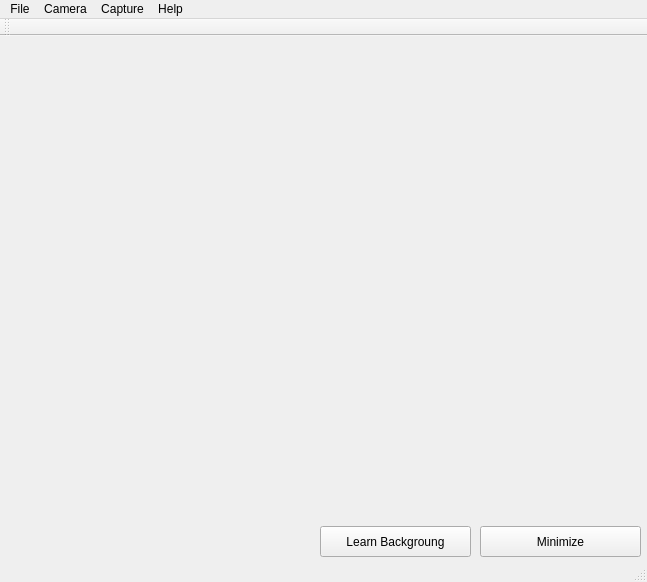
<?xml version="1.0" encoding="UTF-8"?>
<ui version="4.0">
 <class>MainWindow</class>
 <widget class="QMainWindow" name="MainWindow">
  <property name="geometry">
   <rect>
    <x>0</x>
    <y>0</y>
    <width>647</width>
    <height>582</height>
   </rect>
  </property>
  <property name="windowTitle">
   <string>MainWindow</string>
  </property>
  <widget class="QWidget" name="centralWidget">
   <property name="sizePolicy">
    <sizepolicy hsizetype="Preferred" vsizetype="Preferred">
     <horstretch>0</horstretch>
     <verstretch>0</verstretch>
    </sizepolicy>
   </property>
   <widget class="QWidget" name="cameraContainer" native="true">
    <property name="geometry">
     <rect>
      <x>0</x>
      <y>0</y>
      <width>640</width>
      <height>480</height>
     </rect>
    </property>
   </widget>
   <widget class="QPushButton" name="exeButton">
    <property name="geometry">
     <rect>
      <x>480</x>
      <y>490</y>
      <width>161</width>
      <height>31</height>
     </rect>
    </property>
    <property name="text">
     <string>Minimize</string>
    </property>
   </widget>
   <widget class="QPushButton" name="learningButton">
    <property name="geometry">
     <rect>
      <x>320</x>
      <y>490</y>
      <width>151</width>
      <height>31</height>
     </rect>
    </property>
    <property name="text">
     <string>Learn Backgroung</string>
    </property>
   </widget>
  </widget>
  <widget class="QMenuBar" name="menuBar">
   <property name="geometry">
    <rect>
     <x>0</x>
     <y>0</y>
     <width>647</width>
     <height>23</height>
    </rect>
   </property>
   <widget class="QMenu" name="menuArchivo">
    <property name="title">
     <string>File</string>
    </property>
    <addaction name="actionSalir"/>
   </widget>
   <widget class="QMenu" name="menuCamara">
    <property name="title">
     <string>Camera</string>
    </property>
    <addaction name="actionFuente"/>
   </widget>
   <widget class="QMenu" name="menuCaptura">
    <property name="title">
     <string>Capture</string>
    </property>
    <widget class="QMenu" name="menuB_squeda">
     <property name="title">
      <string>Tracking Method</string>
     </property>
     <addaction name="actionAutom_tico"/>
     <addaction name="actionAprendido"/>
    </widget>
    <addaction name="actionAprender_fondo"/>
    <addaction name="menuB_squeda"/>
    <addaction name="actionPantalla_Virtual"/>
   </widget>
   <widget class="QMenu" name="menuAyuda">
    <property name="title">
     <string>Help</string>
    </property>
    <addaction name="actionAcerca_de_CVTrackpad"/>
   </widget>
   <addaction name="menuArchivo"/>
   <addaction name="menuCamara"/>
   <addaction name="menuCaptura"/>
   <addaction name="menuAyuda"/>
  </widget>
  <widget class="QToolBar" name="mainToolBar">
   <attribute name="toolBarArea">
    <enum>TopToolBarArea</enum>
   </attribute>
   <attribute name="toolBarBreak">
    <bool>false</bool>
   </attribute>
  </widget>
  <widget class="QStatusBar" name="statusBar"/>
  <action name="actionSalir">
   <property name="text">
    <string>Exit</string>
   </property>
  </action>
  <action name="actionAprender_Fondo">
   <property name="text">
    <string>Aprender Fondo</string>
   </property>
  </action>
  <action name="actionFuente">
   <property name="text">
    <string>Source...</string>
   </property>
  </action>
  <action name="actionAprender_fondo">
   <property name="text">
    <string>Learn Background</string>
   </property>
  </action>
  <action name="actionTest">
   <property name="text">
    <string>Test</string>
   </property>
  </action>
  <action name="actionPantalla_Virtual">
   <property name="text">
    <string>Set Virtual Screen</string>
   </property>
  </action>
  <action name="actionAutom_tico">
   <property name="text">
    <string>Automatic</string>
   </property>
  </action>
  <action name="actionAprendido">
   <property name="text">
    <string>Learned</string>
   </property>
  </action>
  <action name="actionAcerca_de_CVTrackpad">
   <property name="text">
    <string>About CVTrackpad...</string>
   </property>
  </action>
 </widget>
 <layoutdefault spacing="6" margin="11"/>
 <resources/>
 <connections/>
</ui>
